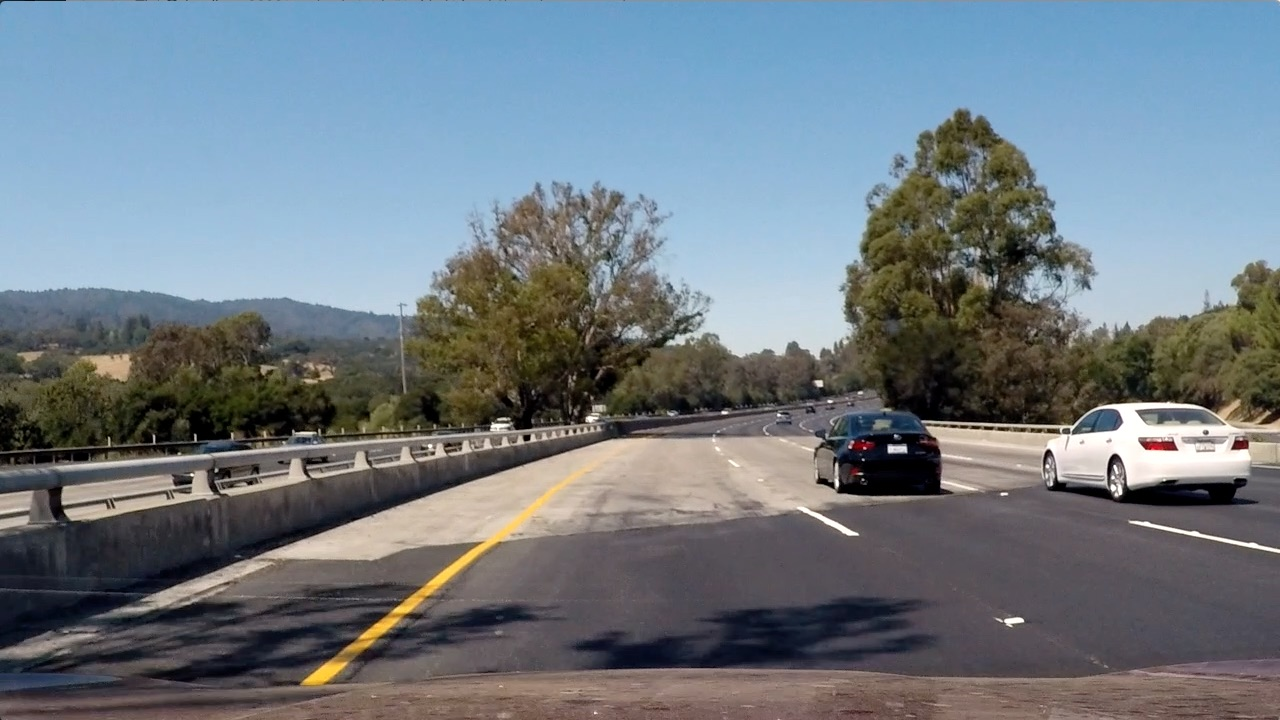
#> input picture test4.jpg, 1280 x 720 px, found by its file name
$ python pipeline_images.py   (older library calls are emulated)
#> lines starting #> are read from the running program, lines starting #| are printed output that depends on the picture; after the words box and inside, x2 and y2 are one past the last pixel; in counts of white or black regions, pixels touching at a corner belong together
### code/image_transformations.py
# Applying thresholds

import cv2
import numpy as np
import matplotlib.image as mpimg
import matplotlib.pyplot as plt

#%%
def abs_sobel_thresh(img, orient='x', sobel_kernel=3, thresh=(0,255)):
    # Convert to grayscale
    gray = cv2.cvtColor(img, cv2.COLOR_RGB2GRAY)
    # Apply x or y gradient with the OpenCV Sobel() function
    # and take the absolute value
    if orient == 'x':
        abs_sobel = np.absolute(cv2.Sobel(gray, cv2.CV_64F, 1, 0))
    if orient == 'y':
        abs_sobel = np.absolute(cv2.Sobel(gray, cv2.CV_64F, 0, 1))
    # Rescale back to 8 bit integer
    scaled_sobel = np.uint8(255*abs_sobel/np.max(abs_sobel))
    # Create a copy and apply the threshold
    binary_output = np.zeros_like(scaled_sobel)
    # Here I'm using inclusive (>=, <=) thresholds, but exclusive is ok too
    binary_output[(scaled_sobel >= thresh[0]) & (scaled_sobel <= thresh[1])] = 1

    # Return the result
    return binary_output


def mag_thresh(img, sobel_kernel=3, mag_thresh=(0, 255)):

    # Apply the following steps to img
    # 1) Convert to grayscale
    gray = cv2.cvtColor(img, cv2.COLOR_RGB2GRAY)

    # 2) Take the gradient in x and y separately
    sobelx = cv2.Sobel(gray, cv2.CV_64F, 1, 0)
    sobely = cv2.Sobel(gray, cv2.CV_64F, 0, 1)

    # 3) Calculate the magnitude
    abs_sobelxy = np.sqrt(sobelx**2+sobely**2)

    # 4) Scale to 8-bit (0 - 255) and convert to type = np.uint8
    scaled_sobelxy = np.uint8(255*abs_sobelxy/np.max(abs_sobelxy))

    # 5) Create a binary mask where mag thresholds are met
    binary_output = np.zeros_like(scaled_sobelxy)
    binary_output[(scaled_sobelxy >= mag_thresh[0]) & (scaled_sobelxy <= mag_thresh[1])] = 1

    # 6) Return this mask as your binary_output image
    return binary_output

def dir_threshold(img, sobel_kernel=3, thresh=(0, np.pi/2)):
    # Grayscale
    gray = cv2.cvtColor(img, cv2.COLOR_RGB2GRAY)
    # Calculate the x and y gradients
    sobelx = cv2.Sobel(gray, cv2.CV_64F, 1, 0, ksize=sobel_kernel)
    sobely = cv2.Sobel(gray, cv2.CV_64F, 0, 1, ksize=sobel_kernel)
    # Take the absolute value of the gradient direction,
    # apply a threshold, and create a binary image result
    absgraddir = np.arctan2(np.absolute(sobely), np.absolute(sobelx))
    binary_output =  np.zeros_like(absgraddir)
    binary_output[(absgraddir >= thresh[0]) & (absgraddir <= thresh[1])] = 1

    # Return the binary image
    return binary_output

#%%
# Run the function
def binary_transformation_pipeline(image):
    ksize = 3
    gradx = abs_sobel_thresh(image, orient='x', sobel_kernel=ksize, thresh=(30, 120))
    grady = abs_sobel_thresh(image, orient='y', sobel_kernel=ksize, thresh=(30, 120))
    mag_binary = mag_thresh(image, sobel_kernel=ksize, mag_thresh=(10, 120))
    dir_binary = dir_threshold(image, sobel_kernel=ksize, thresh=(0, np.pi/2))

    combined = np.zeros_like(dir_binary)
#    combined[((gradx == 1) & (grady == 1)) | ((mag_binary == 1) & (dir_binary == 1))] = 1
    combined[((gradx == 1) & (grady == 1)) | (mag_binary == 1)] = 1

    return combined
#%%
# Define a function that thresholds the S-channel of HLS
# [7 lines left out: function hls_select, not called in this run]

#%%
# Edit this function to create your own pipeline.
def color_transformation_pipeline(img, s_thresh=(120, 255), sx_thresh=(40, 120)):
    img = np.copy(img)
    # Convert to HSV color space and separate the V channel
    hsv = cv2.cvtColor(img, cv2.COLOR_RGB2HLS).astype(np.float)
#    l_channel = hsv[:,:,1]
    s_channel = hsv[:,:,2]

    # binary transformations
    binary_img = binary_transformation_pipeline(img)
    #sobelx = cv2.Sobel(l_channel, cv2.CV_64F, 1, 0) # Take the derivative in x
    binary_abs = np.absolute(binary_img) # Absolute x derivative to accentuate lines away from horizontal
    scaled_binary = np.uint8(255*binary_abs/np.max(binary_abs))

    # Threshold x gradient
    sxbinary = np.zeros_like(scaled_binary)
    sxbinary[(scaled_binary >= sx_thresh[0]) & (scaled_binary <= sx_thresh[1])] = 1

    # Threshold color channel
    s_binary = np.zeros_like(s_channel)
    s_binary[(s_channel >= s_thresh[0]) & (s_channel <= s_thresh[1])] = 1
    # Stack each channel
    # Note color_binary[:, :, 0] is all 0s, effectively an all black image. It might
    # be beneficial to replace this channel with something else.
    color_binary = np.dstack(( np.zeros_like(sxbinary), sxbinary, s_binary))
    combined_binary = np.zeros_like(sxbinary)
    combined_binary[(s_binary == 1) | (sxbinary == 1)] = 1
    return s_binary

### code/perspective_transformations.py
import cv2
import pickle
import numpy as np

# [16 lines left out: function draw_lines, not called in this run]


#%%

def read_camera_matrices(pickle_filepath):
#> called with pickle_filepath = 'wide_dist_pickle.p'
    c = pickle.load(open(pickle_filepath, 'rb'))
#> (reads code/wide_dist_pickle.p from the repository)

    dist, mtx = c['dist'], c['mtx']
    return mtx, dist


#%%
# Define a function that takes an image, number of x and y points,
# camera matrix and distortion coefficients
def perspective_transformation(img, src, dst, M, mtx, dist):
    # Use the OpenCV undistort() function to remove distortion
    undist = img
    warped = cv2.warpPerspective(undist, M, img.shape[::-1][1:3], flags=cv2.INTER_LINEAR)


    return warped

### code/find_lanes_pipeline.py
import numpy as np
import cv2
import matplotlib.pyplot as plt

def find_lines_blind(binary_warped):

    # Assuming you have created a warped binary image called "binary_warped"
    # Take a histogram of the bottom half of the image
    histogram = np.sum(binary_warped[int(binary_warped.shape[0]/2):,:], axis=0)
    # Create an output image to draw on and  visualize the result
    out_img = np.dstack((binary_warped, binary_warped, binary_warped))*255
    # Find the peak of the left and right halves of the histogram
    # These will be the starting point for the left and right lines
    midpoint = np.int(histogram.shape[0]/2)
    leftx_base = np.argmax(histogram[:midpoint])
    rightx_base = np.argmax(histogram[midpoint:]) + midpoint

    # Choose the number of sliding windows
    nwindows = 9
    # Set height of windows
    window_height = np.int(binary_warped.shape[0]/nwindows)
    # Identify the x and y positions of all nonzero pixels in the image
    nonzero = binary_warped.nonzero()
    nonzeroy = np.array(nonzero[0])
    nonzerox = np.array(nonzero[1])
    # Current positions to be updated for each window
    leftx_current = leftx_base
    rightx_current = rightx_base
    # Set the width of the windows +/- margin
    margin = 100
    # Set minimum number of pixels found to recenter window
    minpix = 50
    # Create empty lists to receive left and right lane pixel indices
    left_lane_inds = []
    right_lane_inds = []

    # Step through the windows one by one
    for window in range(nwindows):
        # Identify window boundaries in x and y (and right and left)
        win_y_low = binary_warped.shape[0] - (window+1)*window_height
        win_y_high = binary_warped.shape[0] - window*window_height
        win_xleft_low = leftx_current - margin
        win_xleft_high = leftx_current + margin
        win_xright_low = rightx_current - margin
        win_xright_high = rightx_current + margin
        # Draw the windows on the visualization image
        cv2.rectangle(out_img,(win_xleft_low,win_y_low),(win_xleft_high,win_y_high),(0,255,0), 2)
        cv2.rectangle(out_img,(win_xright_low,win_y_low),(win_xright_high,win_y_high),(0,255,0), 2)
        # Identify the nonzero pixels in x and y within the window
        good_left_inds = ((nonzeroy >= win_y_low) & (nonzeroy < win_y_high) & (nonzerox >= win_xleft_low) & (nonzerox < win_xleft_high)).nonzero()[0]
        good_right_inds = ((nonzeroy >= win_y_low) & (nonzeroy < win_y_high) & (nonzerox >= win_xright_low) & (nonzerox < win_xright_high)).nonzero()[0]
        # Append these indices to the lists
        left_lane_inds.append(good_left_inds)
        right_lane_inds.append(good_right_inds)
        # If you found > minpix pixels, recenter next window on their mean position
        if len(good_left_inds) > minpix:
            leftx_current = np.int(np.mean(nonzerox[good_left_inds]))
        if len(good_right_inds) > minpix:
            rightx_current = np.int(np.mean(nonzerox[good_right_inds]))

    # Concatenate the arrays of indices
    left_lane_inds = np.concatenate(left_lane_inds)
    right_lane_inds = np.concatenate(right_lane_inds)

    # Extract left and right line pixel positions
    leftx = nonzerox[left_lane_inds]
    lefty = nonzeroy[left_lane_inds]
    rightx = nonzerox[right_lane_inds]
    righty = nonzeroy[right_lane_inds]

    left_fit = []
    right_fit = []
    if len(leftx) >=3:
        left_fit = np.polyfit(lefty, leftx, 2)
    if len(rightx) >=3:
        right_fit = np.polyfit(righty, rightx, 2)

    ploty = np.linspace(0, binary_warped.shape[0]-1, binary_warped.shape[0] )

    if left_fit != []:
        left_fitx = left_fit[0]*ploty**2 + left_fit[1]*ploty + left_fit[2]
    if right_fit != [] :
        right_fitx = right_fit[0]*ploty**2 + right_fit[1]*ploty + right_fit[2]


    out_img[nonzeroy[left_lane_inds], nonzerox[left_lane_inds]] = [255, 0, 0]
    out_img[nonzeroy[right_lane_inds], nonzerox[right_lane_inds]] = [0, 0, 255]

    return out_img, left_fit, right_fit

#%%
# [153 lines left out: functions plot_lane_lines, find_lines, find_curvature, not called in this run]

### code/pipeline_images.py
import cv2
import numpy as np
import matplotlib.pyplot as plt
import pickle
from image_transformations import *
from find_lanes_pipeline import *
from perspective_transformations import *


# Calibrate the camera importing the matrices
mtx, dist = read_camera_matrices('wide_dist_pickle.p')

#dst = np.float32([(350, 720), (380, 0), (1060,0), (960,720)])

# Original image
img_path = '../test_images/test4.jpg'
img = plt.imread(img_path)
#> img is the input picture: shape (720, 1280, 3); mean R, G, B 112.2, 122.7, 130.9
plt.imshow(img)

#%% Undistorted image
undist = cv2.undistort(img, mtx, dist, None, mtx)
plt.imshow(undist)
plt.imsave('test4_undist.png', undist)

#%% Binary image

img_binary = color_transformation_pipeline(undist)
#> in binary_transformation_pipeline, `gradx = abs_sobel_thresh(image, orient='x', sobel_kernel=ksize, thresh..`:
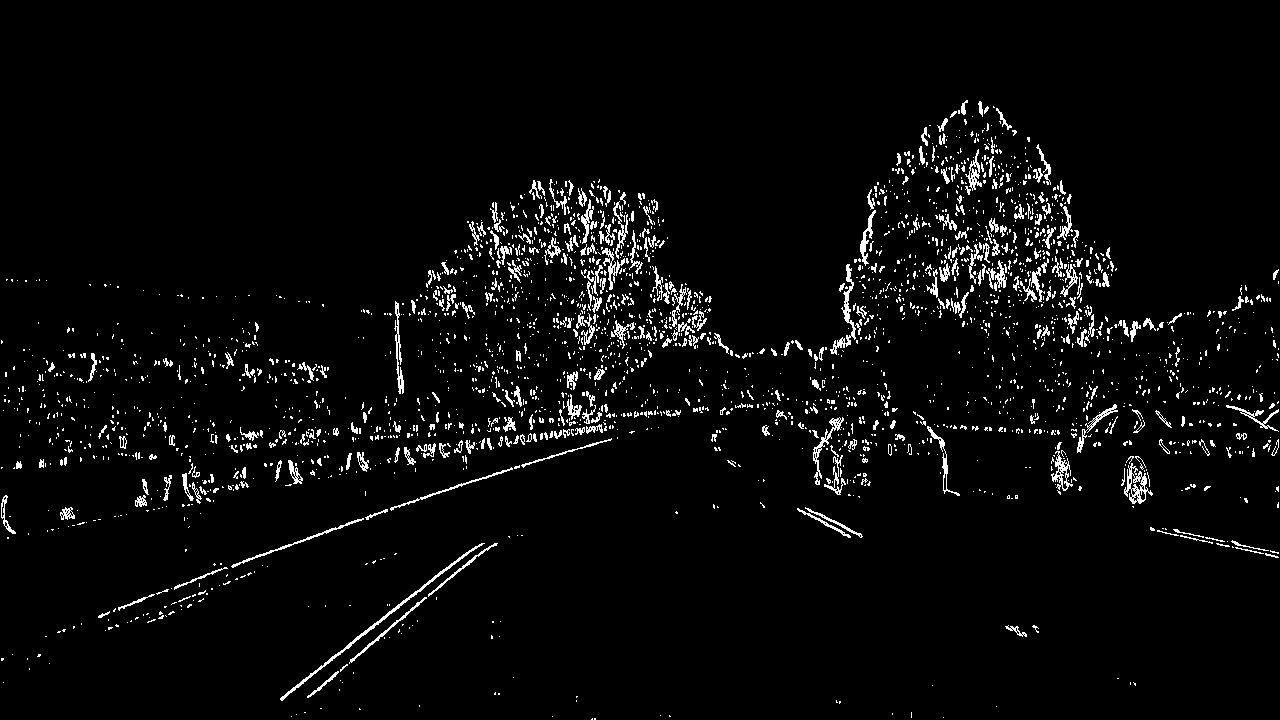
#> gradx: shape (720, 1280); values 0 (black) and 1 (white), 3.8% white in thin lines or dots, all inside (x1, y1, x2, y2) = (1, 100, 1279, 720)
#> img_binary: shape (720, 1280) float64; values 0 (black) and 1 (white), 18% white; 1623 white regions (1265 under 20 px), largest, box (x1, y1, x2, y2) and area: (0, 0, 1137, 261) 85846, (0, 118, 195, 183) 6809, (1081, 404, 1280, 489) 6312
plt.imshow(img_binary, cmap='gray')
plt.imsave('test4_binary.png',img_binary, cmap='gray' )

#%% Setting the source points


#src = [(210, 720),(600, 450), (680, 450),  (1100, 720)]
#dst = np.float32([(350, 720), (380, 0), (1060,0), (960,720)])

src = np.float32([(200, 720),(600, 450), (700, 450),  (1100, 720)])
dst = np.float32([(350, 720),(380, 0), (1060,0), (960,720)])
M = cv2.getPerspectiveTransform(src, dst)
Minv = cv2.getPerspectiveTransform(dst, src)
undist = cv2.undistort(img, mtx, dist, None, mtx)

# [7 lines of commented-out code are left out]
src = np.float32(src)
#dst = np.float32([(350, 720), (350, 0), (800,0), (1160,720)])
undist = cv2.undistort(img, mtx, dist, None, mtx)
warped = perspective_transformation(undist, src, dst, M, mtx, dist)

plt.imshow(warped)
plt.imsave('test4_warped.png', warped)

#%%
img_binary = color_transformation_pipeline(warped)
#> call 3 of abs_sobel_thresh, with orient = 'x', sobel_kernel = 3, thresh = (30, 120)
#> in abs_sobel_thresh (call 3), `gray = cv2.cvtColor(img, cv2.COLOR_RGB2GRAY)`:
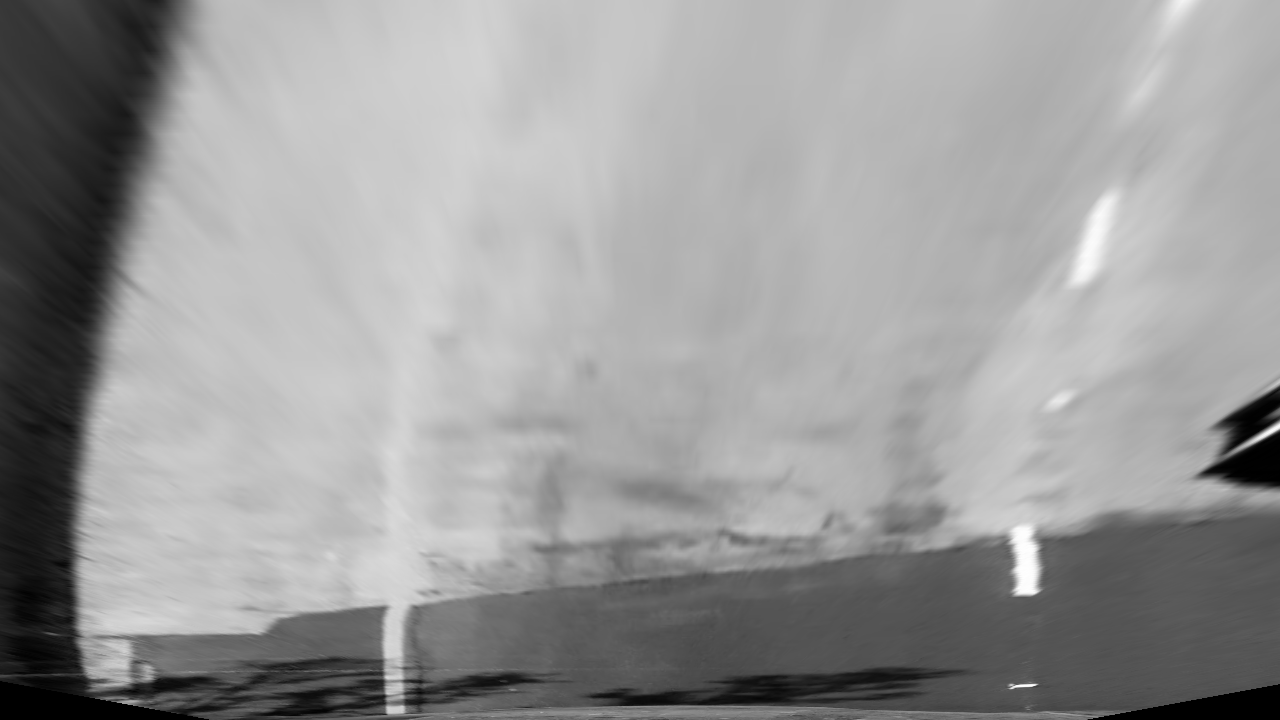
#> gray: shape (720, 1280); min 0, max 254, mean 152.7
#> call 2 of dir_threshold, with sobel_kernel = 3, thresh = (0, 1.57)
#> in dir_threshold (call 2), `absgraddir = np.arctan2(np.absolute(sobely), np.absolute(sobelx))`:
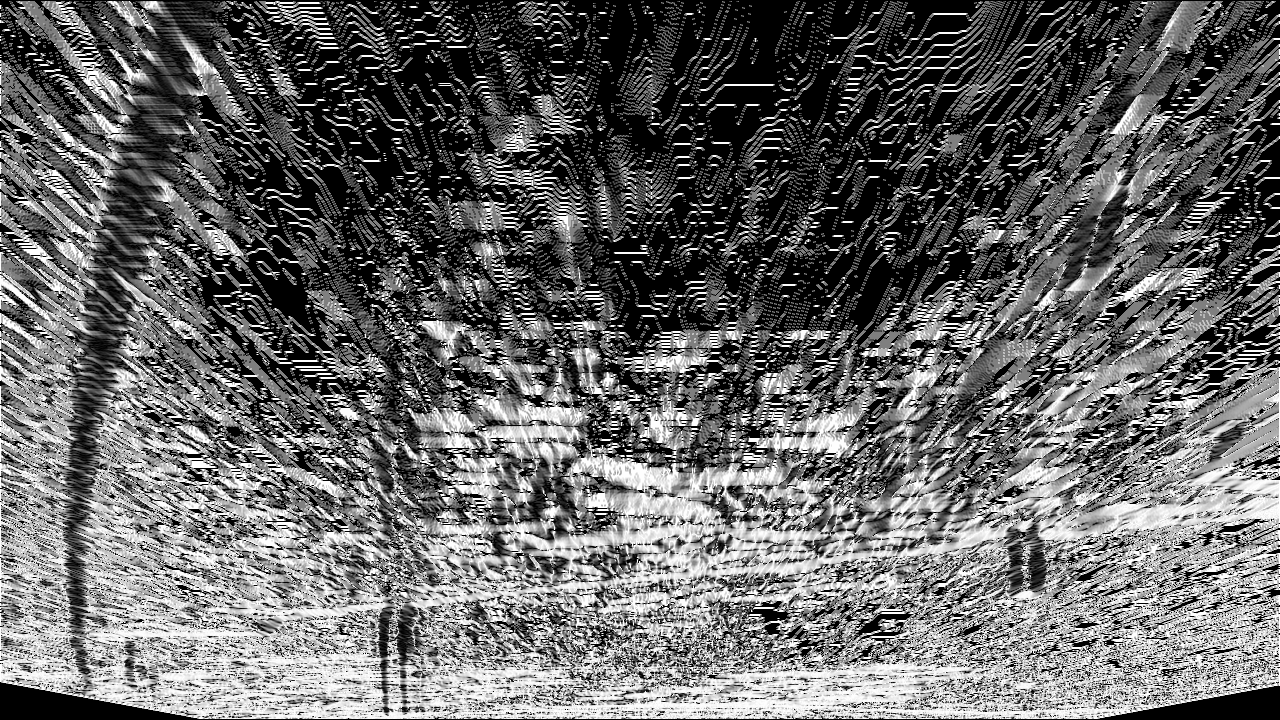
#> absgraddir: shape (720, 1280) float64; min 0, max 1.57, mean 0.641; drawn with min black and max white
#> img_binary: shape (720, 1280) float64; values 0 (black) and 1 (white), 4.2% white; 82 white regions (59 under 20 px), largest, box (x1, y1, x2, y2) and area: (374, 0, 509, 702) 30502, (1073, 197, 1113, 283) 1442, (1211, 439, 1280, 481) 1233
plt.imshow(img_binary, cmap='gray')
#plt.imsave('test4_warped_binary.png',img_binary, cmap='gray' )


#%% Draw lane lines

img_lane_lines, left_fit, right_fit = find_lines_blind(img_binary)
#> in find_lines_blind, `histogram = np.sum(binary_warped[int(binary_warped.shape[0]/2):,:], ax..`: histogram = 1280 values, max 353 at index 394, min 0 at index 0, mean 15.07
#> in find_lines_blind, `leftx_base = np.argmax(histogram[:midpoint])`: leftx_base = 394
#> in find_lines_blind, `rightx_base = np.argmax(histogram[midpoint:]) + midpoint`: rightx_base = 1023
#> in find_lines_blind, `nonzero = binary_warped.nonzero()`: nonzero = 38393 positions, rows 0 to 715, columns 9 to 1279
#> in find_lines_blind, `leftx_current = leftx_base`: leftx_current = 394
#> in find_lines_blind, `rightx_current = rightx_base`: rightx_current = 1023
#> the loop in find_lines_blind, `for window in range(nwindows):` made 9 passes
#> (win_xleft_low, win_xleft_high, win_xright_low, win_xright_high, leftx_current, rightx_current) on passes 2, 3, 6, 7, 9: (288, 488, 923, 1123, 398, 1026), (298, 498, 926, 1126, 401, 1023), (310, 510, 923, 1123, 425, 1088), (325, 525, 988, 1188, 436, 1099), (360, 560, 999, 1199, 480, 1180)
#> after the loop in find_lines_blind, `for window in range(nwindows):`:
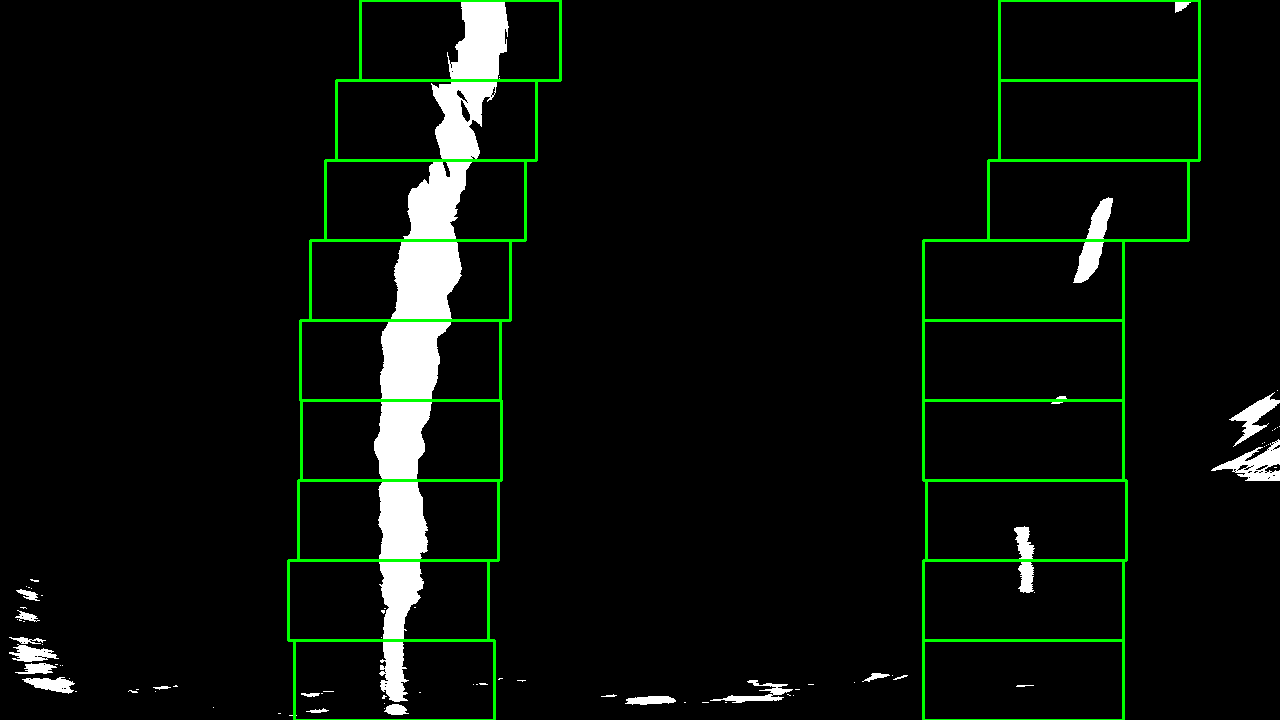
#> out_img: shape (720, 1280, 3) float64; mean of channels 0, 1, 2 10.3, 15.7, 10.3; drawn as R, G, B
#> after the loop in find_lines_blind, `for window in range(nwindows):`: left_lane_inds = 9 items
#> in find_lines_blind, `right_lane_inds = np.concatenate(right_lane_inds)`: right_lane_inds = 2531 values, max 36744 at index 25, min 44 at index 2391, mean 17969.6
#> in find_lines_blind, `rightx = nonzerox[right_lane_inds]`: rightx = 2531 values, max 1191 at index 2407, min 1014 at index 441, mean 1073.8
#> in find_lines_blind, `righty = nonzeroy[right_lane_inds]`: righty = 2531 values, max 686 at index 17, min 0 at index 2391, mean 343.2
#> in find_lines_blind, `left_fit = np.polyfit(lefty, leftx, 2)`: left_fit = [0.000241, -0.307, 491.2]
#> in find_lines_blind, `right_fit = np.polyfit(righty, rightx, 2)`: right_fit = [0.000289, -0.444, 1183.6]
#> (the run stopped early here; a loop or call above may not have finished)
